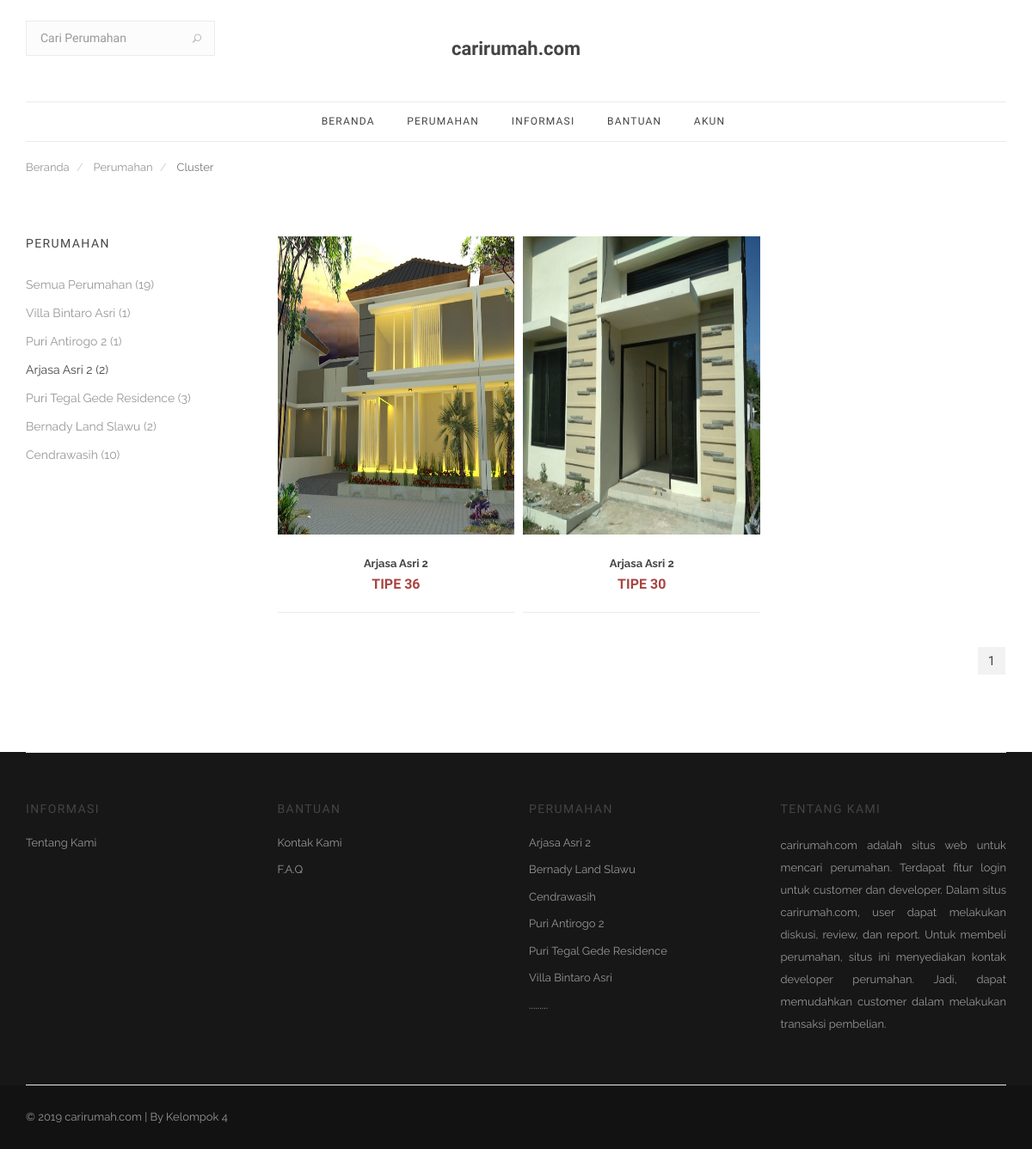
/home/index.php?p=buku&KD_PERUM=3&halaman=1, run on the app's committed database.
### tables this page shows
CREATE TABLE `cluster` (
  `KD_CLUSTER` int(4) NOT NULL,
  `KD_PERUM` int(4) NOT NULL,
  `NAMA_CLUSTER` varchar(100) DEFAULT NULL,
  `TIPE` int(4) DEFAULT NULL,
  `LUAS_TANAH` int(4) DEFAULT NULL,
  `STOK` int(4) DEFAULT NULL,
  `HARGA` bigint(20) DEFAULT NULL,
  `FASILITAS` varchar(1000) DEFAULT NULL,
  `GAMBAR` varchar(100) DEFAULT NULL,
  `GAMBAR1` varchar(100) DEFAULT NULL,
  `GAMBAR2` varchar(100) DEFAULT NULL
);

CREATE TABLE `perum` (
  `KD_PERUM` int(4) NOT NULL,
  `KD_PT` int(4) NOT NULL,
  `NAMA_PERUM` varchar(100) DEFAULT NULL,
  `LOKASI` varchar(100) DEFAULT NULL,
  `GAMBAR_PERUM` varchar(100) DEFAULT NULL
);

### home/pages/buku.php (the view, shortened to what this page needs)
<div class="container">
      <ol class="breadcrumb">
        <li>
          <a href="index.php">Beranda</a>
        </li>
        <li>
          <a href="?p=buku&halaman=1">Perumahan</a>
        </li>
        <li class="active">
          Cluster
        </li>
      </ol>
    </div>
    <section class="section-wrap pt-70 pb-40 catalogue">
      <div class="container relative">
        <div class="row">
          <div class="col-md-9 catalogue-col right mb-50">
              <div class="row row-10">
              <?php
                $bukuAll = "SELECT KD_CLUSTER FROM cluster";
                $rsBukuAll = mysqli_query($konek, $bukuAll);
                $halaman = 6;
                $page = isset($_GET["halaman"]) ? (int)$_GET["halaman"] : 1;
                $mulai = ($page>1) ? ($page * $halaman) - $halaman : 0;
                if(isset($_GET['KD_PERUM'])){
                    $KD_PERUM = $_GET['KD_PERUM'];
                    $result = mysqli_query($konek,"SELECT * FROM perum WHERE KD_PERUM=$KD_PERUM");
                } else
                    $result = mysqli_query($konek,"SELECT * FROM cluster");
                $total = mysqli_num_rows($result);
                $pages = ceil($total/$halaman);
                if(isset($_GET['KD_PERUM'])){
                    $buku = "SELECT * FROM cluster WHERE KD_PERUM=$KD_PERUM ORDER BY KD_CLUSTER DESC LIMIT $mulai, $halaman";
                }
                else
                    $buku = "SELECT * FROM cluster ORDER BY KD_CLUSTER DESC LIMIT $mulai, $halaman";
                $rs = mysqli_query($konek, $buku);
                $data = mysqli_num_rows($rs);
                if($data==0){
              ?>
              <div class="col-md-12 col-xs-12">
                    <div class="product-item text-center">
                        <h1>Maaf, data perumahan terkait masih kosong!</h1>
                    </div>
              </div>
              <?php
                } else {
                    while($row=mysqli_fetch_assoc($rs)){
              ?>
                    <div class="col-md-4 col-xs-12">
                    <div class="product-item">
                        <div class="product-img">
                        <a href="#">
                            <img src="img/<?php echo $row['GAMBAR']; ?>" alt="" style="height:347px; width:277px;">
                        </a>
                        </div>
                        <div class="product-details">
                        <h3>
                            <a title="" class="product-title" href="?p=bukudetail/buku_detail&KD_CLUSTER=<?php echo $row['KD_CLUSTER']; ?>"><b><?php echo substr($row['NAMA_CLUSTER'], 0, 35); ?></b></a>
                        </h3>
                        <span class="price">
                            <ins>
                            <span class="ammount text-danger">
                                <?php
 $harga = number_format($row['TIPE']);
 echo " TIPE ".$harga;
                                ?>
                            </span>
                            </ins>
                        </span>
                        </div>
                    </div>
                    </div>
                <?php } } ?>
              </div>
            <?php
                if($data!=0){
            ?>
            <div class="pagination-wrap">
              <nav class="pagination right clear">
                <?php
                    if(isset($_GET['KD_PERUM'])){
                        for ($i=1; $i<=$pages ; $i++){
                ?>
                    <a href="?p=buku&KD_PERUM=<?php echo $_GET['KD_PERUM']; ?>&halaman=<?php echo $i; ?>" class="<?php if($i==$page) echo 'page-numbers current'; ?>"><?php echo $i; ?></a>
                <?php } } else {
                    for ($i=1; $i<=$pages ; $i++){
                ?>
                    <a href="?p=buku&halaman=<?php echo $i; ?>" class="<?php if($i==$page) echo 'page-numbers current'; ?>"><?php echo $i; ?></a>
                <?php } } ?>
              </nav>
            </div>
            <?php } ?>
          </div>
          <aside class="col-md-3 sidebar left-sidebar">
            <div class="widget categories">
              <h3 class="widget-title uppercase">Perumahan</h3>
              <ul class="list-no-dividers">
                <li class="<?php if(!isset($_GET['KD_PERUM'])) echo "active-cat" ?>">
                        <a href="?p=buku&halaman=1">Semua Perumahan <?php echo "(".mysqli_num_rows($rsBukuAll).")" ?></a>
                </li>
                <?php
                    $sideKat = "SELECT * FROM perum";
                    $rsSideKat = mysqli_query($konek, $sideKat);
                    while($row=mysqli_fetch_assoc($rsSideKat)){
                        if(isset($_GET['KD_PERUM'])){
                            $KD_PERUM = $_GET['KD_PERUM'];
                            $active = "active-cat";
                        } else $active = "";
                        $sideKatPer = "SELECT KD_CLUSTER FROM cluster WHERE KD_PERUM=".$row['KD_PERUM'];
                        $rsSideKatPer = mysqli_query($konek, $sideKatPer);
                ?>
                    <li class="<?php if($row['KD_PERUM']==$KD_PERUM) echo $active ?>">
                        <a href="?p=buku&KD_PERUM=<?php echo $row['KD_PERUM'] ?>&halaman=1"><?php echo $row['NAMA_PERUM']." (".mysqli_num_rows($rsSideKatPer).")"; ?></a>
                    </li>
                <?php } ?>
              </ul>
            </div>
          </aside>
        </div>
      </div>
    </section>

### home/inc/footer.php (shortened to what this page needs)
<?php
  $katfoot="SELECT * FROM perum ORDER BY NAMA_PERUM LIMIT 6";
  $rsKatFoot=mysqli_query($konek, $katfoot);
?>
    <footer class="footer footer-type-1 bg-dark">
      <div class="container">
        <div class="footer-widgets top-bottom-dividers pb-mdm-20">
          <div class="row">
            <div class="col-md-3 col-sm-4 col-xs-4 col-xxs-12">
              <div class="widget footer-links">
                <h5 class="widget-title uppercase">Informasi</h5>
                <ul class="list-no-dividers">
                  <li><a href="?p=about">Tentang Kami</a></li>
                </ul>
              </div>
            </div>
            <div class="col-md-3 col-sm-4 col-xs-4 col-xxs-12">
              <div class="widget footer-links">
                <h5 class="widget-title uppercase">Bantuan</h5>
                <ul class="list-no-dividers">
                  <li><a href="?p=contact">Kontak Kami</a></li>
                  <li><a href="?p=faq">F.A.Q</a></li>
                </ul>
              </div>
            </div>
            <div class="col-md-3 col-sm-4 col-xs-4 col-xxs-12">
              <div class="widget footer-links">
                <h5 class="widget-title uppercase">Perumahan</h5>
                <ul class="list-no-dividers">
                  <?php while($row=mysqli_fetch_assoc($rsKatFoot)){ ?>
                    <li><a href="?p=buku&KD_PERUM=<?php echo $row['KD_PERUM']; ?>&halaman=1"><?php echo $row['NAMA_PERUM']; ?></a></li>
                  <?php } ?>
                  <li>.........</li>
                </ul>
              </div>
            </div>
            <div align="justify" class="col-md-3 col-sm-6 col-xs-12">
              <div class="widget">
                <h5 class="widget-title uppercase">tentang kami</h5>
                <p class="mb-0">
                carirumah.com adalah situs web untuk mencari perumahan. Terdapat fitur login untuk customer dan developer. Dalam situs carirumah.com, user dapat melakukan diskusi, review, dan report. Untuk membeli perumahan, situs ini menyediakan kontak developer perumahan. Jadi, dapat memudahkan customer dalam melakukan transaksi pembelian.
                </p>
              </div>
            </div>
          </div>
        </div>
      </div>
      <div class="bottom-footer bg-dark">
        <div class="container">
          <div class="row">
            <div class="col-sm-4 copyright sm-text-center">
              <span>
                &copy; 2019 carirumah.com | By Kelompok 4
              </span>
            </div>
            <div class="col-sm-4 text-center">
            </div>
          </div>
        </div>
      </div>
    </footer>

### data on the page
cluster: GAMBAR (picture), NAMA_CLUSTER "Arjasa Asri 2", TIPE "36"
cluster: GAMBAR (picture), NAMA_CLUSTER "Arjasa Asri 2", TIPE "30"
perum: NAMA_PERUM "Villa Bintaro Asri", mysqli_num_rows($rsSideKatPer) "1"
perum: NAMA_PERUM "Puri Antirogo 2", mysqli_num_rows($rsSideKatPer) "1"
perum: NAMA_PERUM "Arjasa Asri 2", mysqli_num_rows($rsSideKatPer) "2"
perum: NAMA_PERUM "Puri Tegal Gede Residence", mysqli_num_rows($rsSideKatPer) "3"
perum: NAMA_PERUM "Bernady Land Slawu", mysqli_num_rows($rsSideKatPer) "2"
perum: NAMA_PERUM "Cendrawasih", mysqli_num_rows($rsSideKatPer) "10"

### other printed values
mysqli_num_rows($rsBukuAll) "19"
